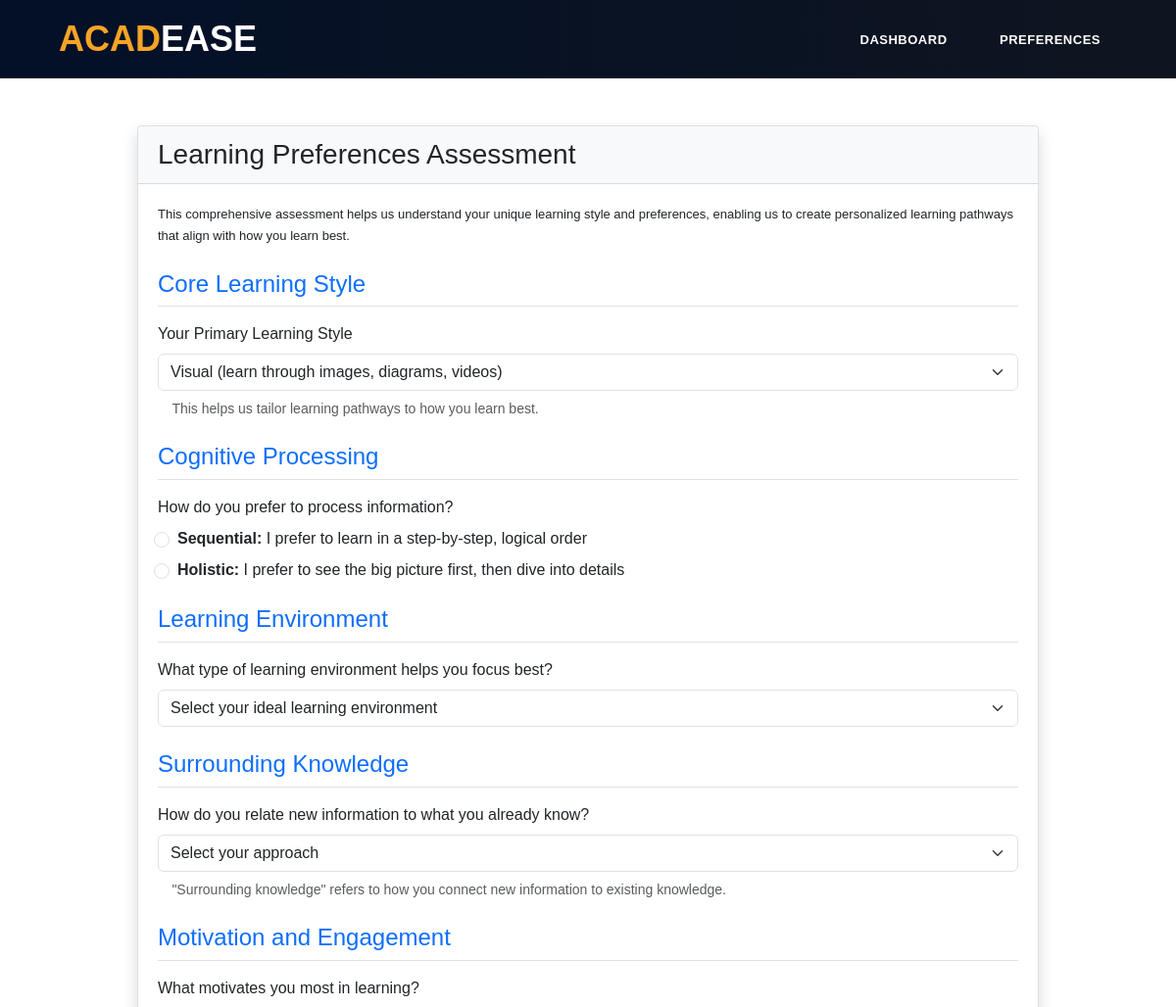
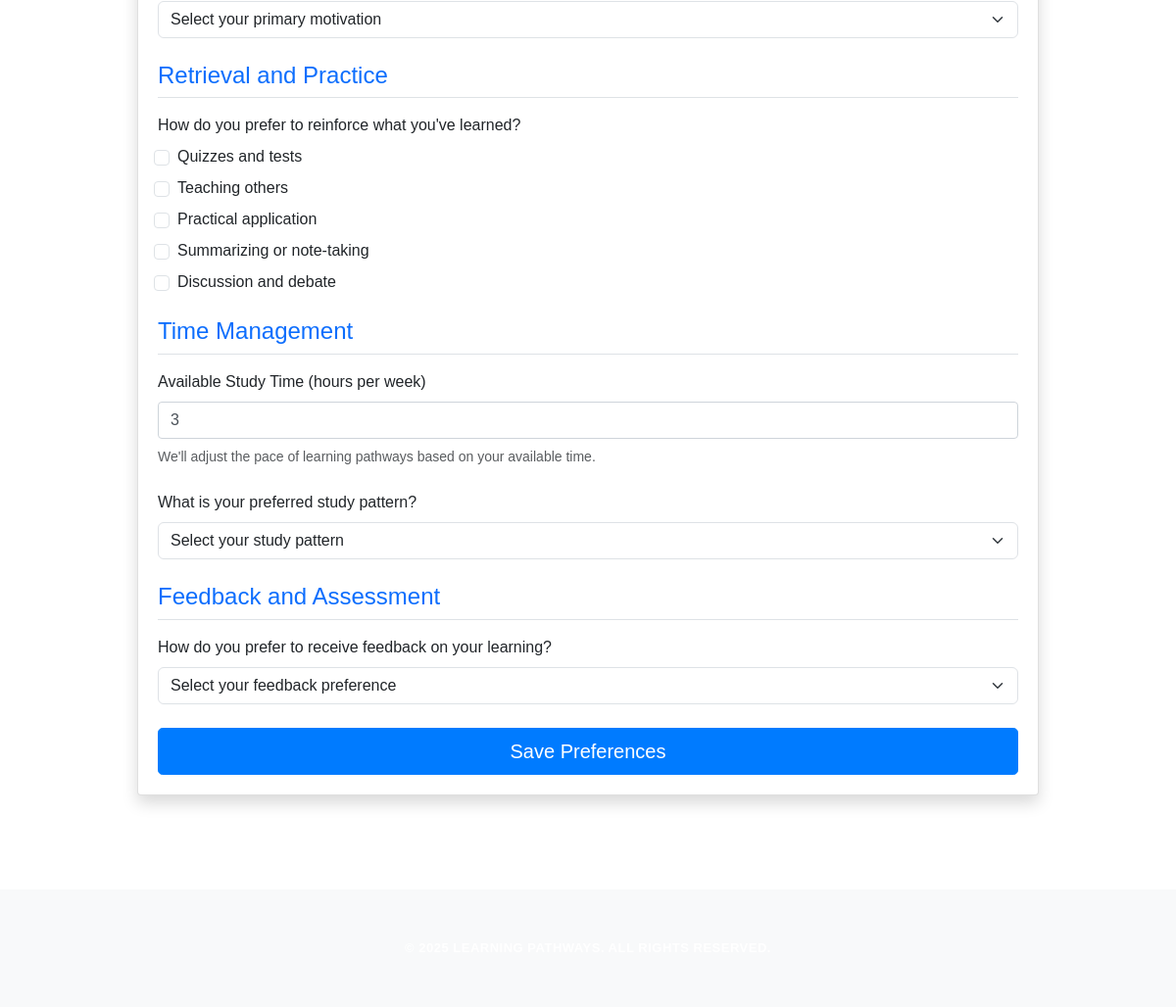
Screenshot of /preferences with the database file from the repository (2 pictures, top to bottom).
### tables this page shows
CREATE TABLE preferences (
        id INTEGER PRIMARY KEY AUTOINCREMENT,
        user_id INTEGER,
        learning_style TEXT,
        preferred_study_time INTEGER,
        FOREIGN KEY (user_id) REFERENCES users (id)
    );

### Pathway/app.py (the view, shortened to what this page needs)
@app.route('/preferences', methods=['GET', 'POST'])
def preferences():
    user_id = get_guest_user()  # No login check, just get a user ID
    conn = sqlite3.connect('learning_pathways.db')
    cursor = conn.cursor()
    cursor.execute("SELECT learning_style, preferred_study_time FROM preferences WHERE user_id = ?",
                (user_id,))
    prefs = cursor.fetchone()
    conn.close()
    return render_template('preferences.html', preferences=prefs)

### Pathway/app.py (called while the page is built)
def get_guest_user():
    if 'user_id' not in session:
        session['user_id'] = 1  # Using ID 1 for guest user
        session['username'] = 'guest'
    return session['user_id']

### Pathway/templates/preferences.html (shortened to what this page needs)
<!DOCTYPE html>
<html lang="en">
<head>
    <link
      href="https://cdn.jsdelivr.net/npm/bootstrap@5.3.0-alpha1/dist/css/bootstrap.min.css"
      rel="stylesheet"
    />
    <link
      rel="stylesheet"
      href="https://cdn.jsdelivr.net/npm/bootstrap-icons@1.8.1/font/bootstrap-icons.css"
    />
    <link
      href="/static/vendor/bootstrap/css/bootstrap.min.css"
      rel="stylesheet"
    />
    <link rel="stylesheet" href="/static/css/fontawesome.css" />
    <link rel="stylesheet" href="/static/css/templatemo-grad-school.css" />
    <link rel="stylesheet" href="/static/css/owl.css" />
    <link rel="stylesheet" href="/static/css/lightbox.css" />
    <header class="main-header clearfix custom-bg" role="header">
      <div class="logo">
        <a href="http://127.0.0.1:7000/">
          <a href="http://127.0.0.1:7000/"><em>Acad</em>Ease</a>
        </a>
      </div>
      <nav id="menu" class="main-nav" role="navigation">
        <ul class="main-menu">
          <li><a href="/dashboard">Dashboard</a></li>
          <li><a href="/preferences">Preferences</a></li>
        </ul>
      </nav>
    </header>
</head>
<body>
    <div class="container py-5">
        <div class="row justify-content-center">
            <div class="col-md-10">
                <div class="card shadow">
                    <div class="card-header bg-light">
                        <h3 class="mb-0">Learning Preferences Assessment</h3>
                    </div>
                    <div class="card-body">
                        <p class="mb-4">This comprehensive assessment helps us understand your unique learning style and preferences, enabling us to create personalized learning pathways that align with how you learn best.</p>
                        <form id="preferencesForm">
                            <h4 class="section-title">Core Learning Style</h4>
                            <div class="mb-4">
                                <label for="learning_style" class="form-label">Your Primary Learning Style</label>
                                <select class="form-select" id="learning_style" name="learning_style" required>
                                    <option value="Visual" {% if preferences and preferences[0] == 'Visual' %}selected{% endif %}>Visual (learn through images, diagrams, videos)</option>
                                </select>
                                <div class="form-text mt-2">
                                    <i class="fas fa-info-circle"></i> This helps us tailor learning pathways to how you learn best.
                                </div>
                            </div>
                            <h4 class="section-title">Cognitive Processing</h4>
                            <div class="mb-4">
                                <label class="form-label">How do you prefer to process information?</label>
                                <div class="form-check mb-2">
                                    <input class="form-check-input" type="radio" name="processing_style" id="processing_sequential" value="Sequential" required>
                                    <label class="form-check-label" for="processing_sequential">
                                        <strong>Sequential:</strong> I prefer to learn in a step-by-step, logical order
                                    </label>
                                </div>
                                <div class="form-check">
                                    <input class="form-check-input" type="radio" name="processing_style" id="processing_holistic" value="Holistic">
                                    <label class="form-check-label" for="processing_holistic">
                                        <strong>Holistic:</strong> I prefer to see the big picture first, then dive into details
                                    </label>
                                </div>
                            </div>
                            <h4 class="section-title">Learning Environment</h4>
                            <div class="mb-4">
                                <label class="form-label">What type of learning environment helps you focus best?</label>
                                <select class="form-select" id="learning_environment" name="learning_environment" required>
                                    <option value="" disabled selected>Select your ideal learning environment</option>
                                </select>
                            </div>
                            <h4 class="section-title">Surrounding Knowledge</h4>
                            <div class="mb-4">
                                <label class="form-label">How do you relate new information to what you already know?</label>
                                <select class="form-select" id="surrounding_knowledge" name="surrounding_knowledge" required>
                                    <option value="" disabled selected>Select your approach</option>
                                </select>
                                <div class="form-text mt-2">
                                    <i class="fas fa-info-circle"></i> "Surrounding knowledge" refers to how you connect new information to existing knowledge.
                                </div>
                            </div>
                            <h4 class="section-title">Motivation and Engagement</h4>
                            <div class="mb-4">
                                <label class="form-label">What motivates you most in learning?</label>
                                <select class="form-select" id="motivation_type" name="motivation_type" required>
                                    <option value="" disabled selected>Select your primary motivation</option>
                                </select>
                            </div>
                            <h4 class="section-title">Retrieval and Practice</h4>
                            <div class="mb-4">
                                <label class="form-label">How do you prefer to reinforce what you've learned?</label>
                                <div class="form-check mb-2">
                                    <input class="form-check-input" type="checkbox" name="retrieval_methods[]" id="method_quiz" value="Quiz">
                                    <label class="form-check-label" for="method_quiz">Quizzes and tests</label>
                                </div>
                                <div class="form-check mb-2">
                                    <input class="form-check-input" type="checkbox" name="retrieval_methods[]" id="method_teach" value="Teach">
                                    <label class="form-check-label" for="method_teach">Teaching others</label>
                                </div>
                                <div class="form-check mb-2">
                                    <input class="form-check-input" type="checkbox" name="retrieval_methods[]" id="method_practice" value="Practice">
                                    <label class="form-check-label" for="method_practice">Practical application</label>
                                </div>
                                <div class="form-check mb-2">
                                    <input class="form-check-input" type="checkbox" name="retrieval_methods[]" id="method_notes" value="Notes">
                                    <label class="form-check-label" for="method_notes">Summarizing or note-taking</label>
                                </div>
                                <div class="form-check">
                                    <input class="form-check-input" type="checkbox" name="retrieval_methods[]" id="method_discussion" value="Discussion">
                                    <label class="form-check-label" for="method_discussion">Discussion and debate</label>
                                </div>
                            </div>
                            <h4 class="section-title">Time Management</h4>
                            <div class="mb-4">
                                <label for="preferred_study_time" class="form-label">Available Study Time (hours per week)</label>
                                <input type="number" class="form-control" id="preferred_study_time" name="preferred_study_time" min="1" max="50" value="{{ preferences[1] if preferences else '' }}" required>
                                <div class="form-text mt-2">
                                     We'll adjust the pace of learning pathways based on your available time.
                                </div>
                            </div>
                            <div class="mb-4">
                                <label class="form-label">What is your preferred study pattern?</label>
                                <select class="form-select" id="study_pattern" name="study_pattern" required>
                                    <option value="" disabled selected>Select your study pattern</option>
                                </select>
                            </div>
                            <h4 class="section-title">Feedback and Assessment</h4>
                            <div class="mb-4">
                                <label class="form-label">How do you prefer to receive feedback on your learning?</label>
                                <select class="form-select" id="feedback_preference" name="feedback_preference" required>
                                    <option value="" disabled selected>Select your feedback preference</option>
                                </select>
                            </div>
                            <div class="d-grid gap-2 mt-4">
                                <button type="submit" class="btn btn-primary btn-lg">Save Preferences</button>
                            </div>
                        </form>
                    </div>
                </div>
            </div>
        </div>
    </div>
    <footer class="bg-light py-4 mt-5">
        <div class="container text-center">
            <p class="mb-0">&copy; 2025 Learning Pathways. All rights reserved.</p>
        </div>
    </footer>
</body>
</html>

### Pathway/static/css/templatemo-grad-school.css (style rules this page uses)
body { font-family: "Montserrat", sans-serif; }
a { color: #3cf; text-decoration: none; }
ul { padding: 0px; margin: 0px; list-style: none; }
p { font-size: 13px; line-height: 22px; }
.main-header { background-color: rgba(22, 34, 57, 0.95); height: 80px; position: fixed; z-index: 12; width: 100%; top: 0; }
.main-header .logo { float: left; line-height: 80px; padding-left: 60px; }
.main-header .logo a { font-size: 36px; text-transform: uppercase; font-weight: 800; color: #fff; }
.main-header .logo a em { font-style: normal; color: #f5a425; }
.main-menu { float: right; padding-right: 60px; }
.main-menu li { display: inline-block; line-height: 79px; margin-left: 15px; position: relative; }
.main-menu li:first-child { margin-left: 0px; }
.main-menu li a { padding: 10px 15px; font-size: 13px; text-transform: uppercase; letter-spacing: 0.5px; font-weight: 700; color: #fff; border: 2px solid transparent; transition: all 0.5s; }
footer { background-color: #152036; text-align: center; }
footer p { margin-bottom: 0px; padding: 25px 0px; color: #fff; font-size: 13px; text-transform: uppercase; font-weight: 600; letter-spacing: 0.5px; }
.custom-bg { background: linear-gradient(to right, #031028, #0f1520); }

### Pathway/templates/preferences.html (style rules this page uses)
body { padding-top: 80px; }
.form-label { font-weight: 500; }
.section-title { color: #0d6efd; margin-bottom: 1rem; padding-bottom: 0.5rem; border-bottom: 1px solid #dee2e6; }

### rows the page displays
preferences: learning_style "Visual (learn through images, diagrams, videos)", preferred_study_time "3"
